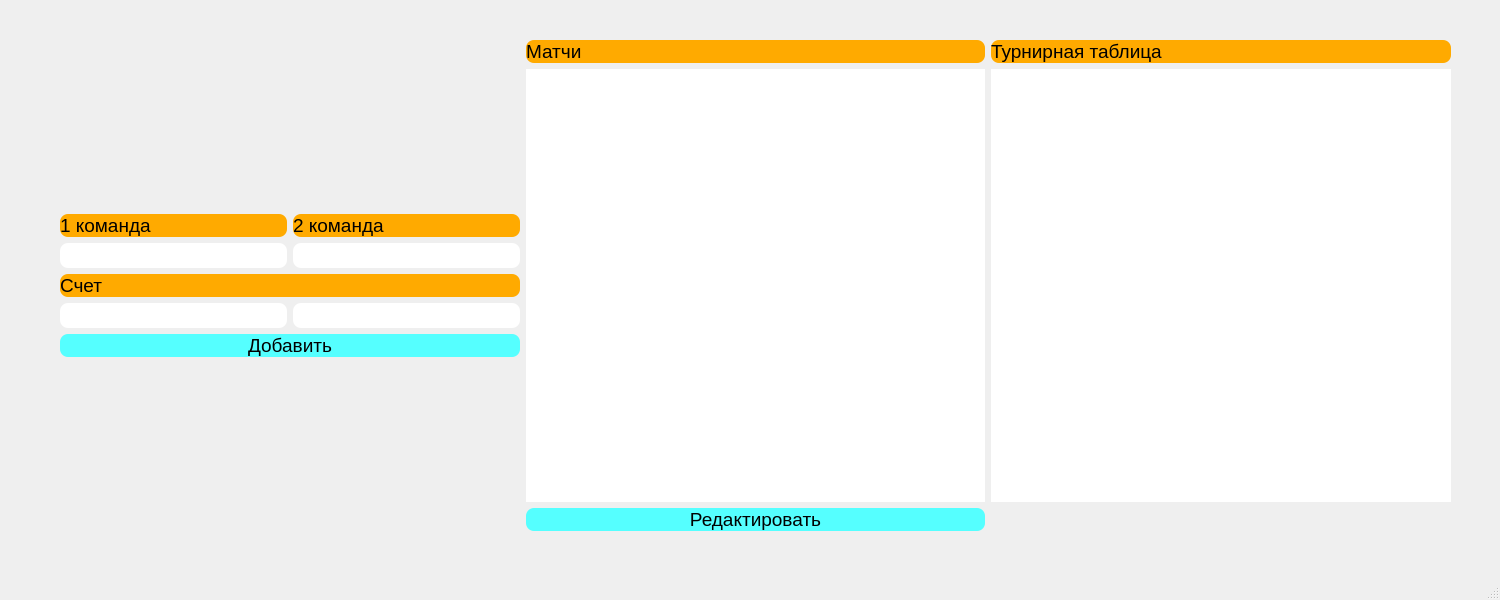
<?xml version="1.0" encoding="UTF-8"?>
<ui version="4.0">
 <class>MainWindow</class>
 <widget class="QMainWindow" name="MainWindow">
  <property name="geometry">
   <rect>
    <x>0</x>
    <y>0</y>
    <width>1500</width>
    <height>600</height>
   </rect>
  </property>
  <property name="sizePolicy">
   <sizepolicy hsizetype="Preferred" vsizetype="Preferred">
    <horstretch>0</horstretch>
    <verstretch>0</verstretch>
   </sizepolicy>
  </property>
  <property name="minimumSize">
   <size>
    <width>1500</width>
    <height>600</height>
   </size>
  </property>
  <property name="maximumSize">
   <size>
    <width>1500</width>
    <height>600</height>
   </size>
  </property>
  <property name="windowTitle">
   <string>Калькулятор</string>
  </property>
  <property name="autoFillBackground">
   <bool>false</bool>
  </property>
  <property name="styleSheet">
   <string notr="true"/>
  </property>
  <widget class="QWidget" name="centralwidget">
   <widget class="QWidget" name="horizontalLayoutWidget">
    <property name="geometry">
     <rect>
      <x>60</x>
      <y>40</y>
      <width>1391</width>
      <height>491</height>
     </rect>
    </property>
    <layout class="QHBoxLayout" name="horizontalLayout">
     <item>
      <layout class="QGridLayout" name="gridLayout">
       <item row="1" column="0">
        <layout class="QGridLayout" name="gridLayout_2">
         <item row="6" column="0">
          <widget class="QLineEdit" name="lineEdit_score1">
           <property name="font">
            <font>
             <pointsize>14</pointsize>
            </font>
           </property>
           <property name="styleSheet">
            <string notr="true">border-radius: 8px;</string>
           </property>
          </widget>
         </item>
         <item row="1" column="1">
          <widget class="QLabel" name="label_4">
           <property name="font">
            <font>
             <pointsize>14</pointsize>
            </font>
           </property>
           <property name="styleSheet">
            <string notr="true">background-color: rgb(255, 170, 0);
border-radius: 8px;</string>
           </property>
           <property name="text">
            <string>2 команда</string>
           </property>
          </widget>
         </item>
         <item row="7" column="0" colspan="2">
          <widget class="QPushButton" name="pushButton_Add">
           <property name="font">
            <font>
             <pointsize>14</pointsize>
            </font>
           </property>
           <property name="styleSheet">
            <string notr="true">background-color: rgb(85, 255, 255);
border-radius: 8px;</string>
           </property>
           <property name="text">
            <string>Добавить</string>
           </property>
          </widget>
         </item>
         <item row="2" column="1">
          <widget class="QLineEdit" name="lineEdit_name2">
           <property name="font">
            <font>
             <pointsize>14</pointsize>
            </font>
           </property>
           <property name="styleSheet">
            <string notr="true">border-radius: 8px;</string>
           </property>
          </widget>
         </item>
         <item row="1" column="0">
          <widget class="QLabel" name="label_3">
           <property name="font">
            <font>
             <pointsize>14</pointsize>
            </font>
           </property>
           <property name="styleSheet">
            <string notr="true">background-color: rgb(255, 170, 0);
border-radius: 8px;</string>
           </property>
           <property name="text">
            <string>1 команда</string>
           </property>
          </widget>
         </item>
         <item row="2" column="0">
          <widget class="QLineEdit" name="lineEdit_name1">
           <property name="font">
            <font>
             <pointsize>14</pointsize>
            </font>
           </property>
           <property name="styleSheet">
            <string notr="true">border-radius: 8px;</string>
           </property>
          </widget>
         </item>
         <item row="3" column="0" colspan="2">
          <widget class="QLabel" name="label_5">
           <property name="font">
            <font>
             <pointsize>14</pointsize>
            </font>
           </property>
           <property name="styleSheet">
            <string notr="true">background-color: rgb(255, 170, 0);
border-radius: 8px;</string>
           </property>
           <property name="text">
            <string>Счет</string>
           </property>
          </widget>
         </item>
         <item row="8" column="0" colspan="2">
          <spacer name="verticalSpacer">
           <property name="orientation">
            <enum>Qt::Vertical</enum>
           </property>
           <property name="sizeHint" stdset="0">
            <size>
             <width>20</width>
             <height>40</height>
            </size>
           </property>
          </spacer>
         </item>
         <item row="6" column="1">
          <widget class="QLineEdit" name="lineEdit_score2">
           <property name="font">
            <font>
             <pointsize>14</pointsize>
            </font>
           </property>
           <property name="styleSheet">
            <string notr="true">border-radius: 8px;</string>
           </property>
          </widget>
         </item>
         <item row="0" column="0" colspan="2">
          <spacer name="verticalSpacer_2">
           <property name="orientation">
            <enum>Qt::Vertical</enum>
           </property>
           <property name="sizeHint" stdset="0">
            <size>
             <width>20</width>
             <height>40</height>
            </size>
           </property>
          </spacer>
         </item>
        </layout>
       </item>
       <item row="0" column="2">
        <widget class="QLabel" name="label_2">
         <property name="font">
          <font>
           <pointsize>14</pointsize>
          </font>
         </property>
         <property name="styleSheet">
          <string notr="true">background-color: rgb(255, 170, 0);
border-radius: 8px;</string>
         </property>
         <property name="text">
          <string>Турнирная таблица</string>
         </property>
        </widget>
       </item>
       <item row="0" column="1">
        <widget class="QLabel" name="label">
         <property name="font">
          <font>
           <pointsize>14</pointsize>
          </font>
         </property>
         <property name="styleSheet">
          <string notr="true">background-color: rgb(255, 170, 0);
border-radius: 8px;</string>
         </property>
         <property name="text">
          <string>Матчи</string>
         </property>
        </widget>
       </item>
       <item row="2" column="1">
        <widget class="QPushButton" name="pushButton_Edit">
         <property name="font">
          <font>
           <pointsize>14</pointsize>
          </font>
         </property>
         <property name="styleSheet">
          <string notr="true">background-color: rgb(85, 255, 255);
border-radius: 8px;</string>
         </property>
         <property name="text">
          <string>Редактировать</string>
         </property>
        </widget>
       </item>
       <item row="1" column="1">
        <widget class="QListWidget" name="listWidget_Matches">
         <property name="font">
          <font>
           <pointsize>14</pointsize>
          </font>
         </property>
         <property name="styleSheet">
          <string notr="true">border-radius: 8px;</string>
         </property>
        </widget>
       </item>
       <item row="1" column="2">
        <widget class="QListWidget" name="listWidget_Standings">
         <property name="font">
          <font>
           <pointsize>14</pointsize>
          </font>
         </property>
         <property name="styleSheet">
          <string notr="true">border-radius: 8px;</string>
         </property>
        </widget>
       </item>
      </layout>
     </item>
    </layout>
   </widget>
  </widget>
  <widget class="QMenuBar" name="menubar">
   <property name="geometry">
    <rect>
     <x>0</x>
     <y>0</y>
     <width>1500</width>
     <height>20</height>
    </rect>
   </property>
  </widget>
  <widget class="QStatusBar" name="statusbar"/>
 </widget>
 <resources/>
 <connections/>
</ui>
